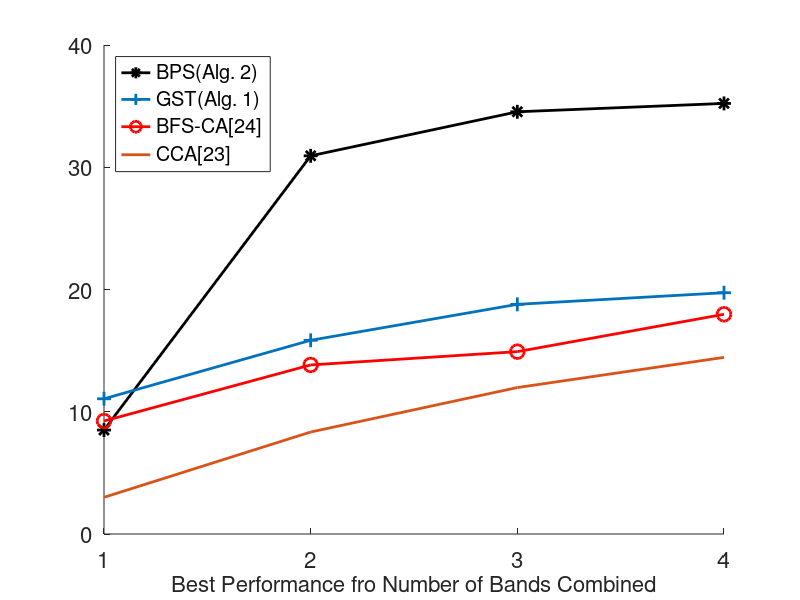

Write MATLAB code to recreate this figure. (Note: this script raises an error after producing the figure.)
bps=[8.5029,    30.9351,    34.5374,    35.2209]
gst=[11.0601,   15.8455,   18.7859,   19.7360];
bfsca=[9.2423,  13.8290,  14.9167,  17.9729];
cca=[3.0002,    8.3416,     11.9788,     14.4480];


figure
 set(gcf,'Visible','off');


hold on
a=1:4
plot(bps,'k*-','markers',10)
plot(gst,'+-','markers',10)
plot(bfsca,'ro-','markers',10)
plot(a,cca)





%title('Max Network Throughput over Channels')
legend('BPS(Alg. 2)','GST(Alg. 1)','BFS-CA[24]','CCA[23]','Location','NorthWest')
xlabel('Best Performance fro Number of Bands Combined')
set(gca,'XTick',[1:1:4])


% t=1:4
% set(gca,'XTick',t)
% str={'1 Band','2 Bands','3 Bands','4 Bands'}
% set(gca,'XTickLabel',str,'fontname','symbol')

set(gca,'FontSize',16)
set(get(gca,'Children'),'linewidth',2);
figure_FontSize=16;
set(get(gca,'XLabel'),'FontSize',figure_FontSize,'Vertical','top');
set(get(gca,'YLabel'),'FontSize',figure_FontSize,'Vertical','middle');
set(findobj('FontSize',16),'FontSize',figure_FontSize);
%set(y, 'Units', 'Normalized', 'Position', [-0.1, 0.5, 0]);


h = ylabel('Gateway Goodput (Mbps)')
pos = get(h,'pos'); % Read position [x y z] 
set(h,'pos',pos-[.091 0 0]) % Move label to right 

saveas(gca, 'varyradios.eps','epsc');
